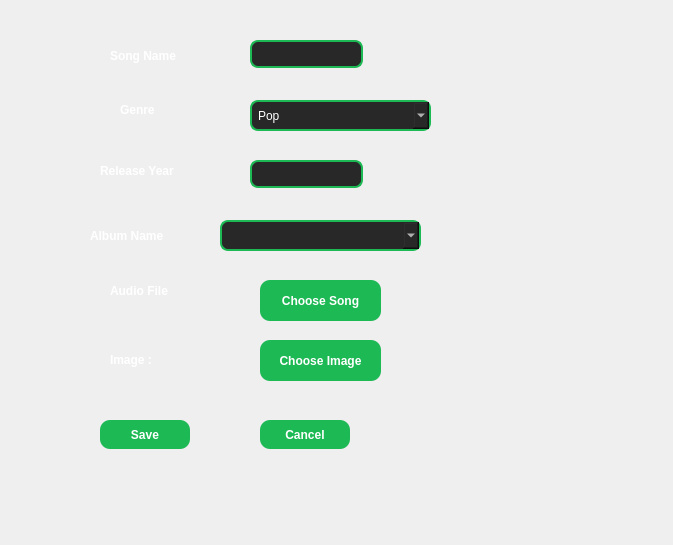
<?xml version="1.0" encoding="UTF-8"?>
<ui version="4.0">
 <class>addSongWindow</class>
 <widget class="QWidget" name="addSongWindow">
  <property name="geometry">
   <rect>
    <x>0</x>
    <y>0</y>
    <width>673</width>
    <height>545</height>
   </rect>
  </property>
  <property name="windowTitle">
   <string>Form</string>
  </property>
  <property name="styleSheet">
   <string notr="true">QLineEdit{
    background:#282828;
    border:2px solid #1DB954;
    border-radius:8px;
    color:white;
    padding:6px;
} QLabel{
    color:white;
    font-weight:bold;
}  QPushButton{
    background-color:#1DB954;
    color:white;
    border:none;
    border-radius:10px;
    padding:8px;
    font-weight:bold;
}

QPushButton:hover{
    background:#1ED760;
}

QPushButton:pressed{
    background:#169C46;
}
QComboBox{
    background:#282828;
    color:white;
    border:2px solid #1DB954;
    border-radius:8px;
    padding:6px;
} QListWidget{
    background:#181818;
    border:2px solid #1DB954;
    border-radius:8px;
    color:white;
}

QListWidget::item{
    padding:8px;
}

QListWidget::item:selected{
    background:#1DB954;
}</string>
  </property>
  <widget class="QLabel" name="label">
   <property name="geometry">
    <rect>
     <x>110</x>
     <y>30</y>
     <width>121</width>
     <height>51</height>
    </rect>
   </property>
   <property name="text">
    <string>Song Name</string>
   </property>
  </widget>
  <widget class="QLineEdit" name="lineEdit">
   <property name="geometry">
    <rect>
     <x>250</x>
     <y>40</y>
     <width>113</width>
     <height>28</height>
    </rect>
   </property>
  </widget>
  <widget class="QLabel" name="label_2">
   <property name="geometry">
    <rect>
     <x>120</x>
     <y>100</y>
     <width>63</width>
     <height>20</height>
    </rect>
   </property>
   <property name="text">
    <string>Genre</string>
   </property>
  </widget>
  <widget class="QLabel" name="label_3">
   <property name="geometry">
    <rect>
     <x>100</x>
     <y>160</y>
     <width>101</width>
     <height>21</height>
    </rect>
   </property>
   <property name="text">
    <string>Release Year</string>
   </property>
  </widget>
  <widget class="QLineEdit" name="lineEdit_3">
   <property name="geometry">
    <rect>
     <x>250</x>
     <y>160</y>
     <width>113</width>
     <height>28</height>
    </rect>
   </property>
  </widget>
  <widget class="QLabel" name="label_4">
   <property name="geometry">
    <rect>
     <x>110</x>
     <y>280</y>
     <width>91</width>
     <height>21</height>
    </rect>
   </property>
   <property name="text">
    <string>Audio File</string>
   </property>
  </widget>
  <widget class="QLabel" name="label_5">
   <property name="geometry">
    <rect>
     <x>110</x>
     <y>350</y>
     <width>63</width>
     <height>20</height>
    </rect>
   </property>
   <property name="text">
    <string>Image :</string>
   </property>
  </widget>
  <widget class="QPushButton" name="pushButton">
   <property name="geometry">
    <rect>
     <x>260</x>
     <y>280</y>
     <width>121</width>
     <height>41</height>
    </rect>
   </property>
   <property name="text">
    <string>Choose Song</string>
   </property>
  </widget>
  <widget class="QPushButton" name="pushButton_2">
   <property name="geometry">
    <rect>
     <x>260</x>
     <y>340</y>
     <width>121</width>
     <height>41</height>
    </rect>
   </property>
   <property name="text">
    <string>Choose Image</string>
   </property>
  </widget>
  <widget class="QPushButton" name="pushButton_3">
   <property name="geometry">
    <rect>
     <x>100</x>
     <y>420</y>
     <width>90</width>
     <height>29</height>
    </rect>
   </property>
   <property name="text">
    <string>Save</string>
   </property>
  </widget>
  <widget class="QPushButton" name="pushButton_4">
   <property name="geometry">
    <rect>
     <x>260</x>
     <y>420</y>
     <width>90</width>
     <height>29</height>
    </rect>
   </property>
   <property name="text">
    <string>Cancel</string>
   </property>
  </widget>
  <widget class="QComboBox" name="comboBox">
   <property name="geometry">
    <rect>
     <x>220</x>
     <y>220</y>
     <width>201</width>
     <height>31</height>
    </rect>
   </property>
  </widget>
  <widget class="QLabel" name="label_6">
   <property name="geometry">
    <rect>
     <x>90</x>
     <y>220</y>
     <width>101</width>
     <height>31</height>
    </rect>
   </property>
   <property name="text">
    <string>Album Name</string>
   </property>
  </widget>
  <widget class="QComboBox" name="comboBox_2">
   <property name="geometry">
    <rect>
     <x>250</x>
     <y>100</y>
     <width>181</width>
     <height>31</height>
    </rect>
   </property>
   <item>
    <property name="text">
     <string>Pop</string>
    </property>
   </item>
   <item>
    <property name="text">
     <string>Rock</string>
    </property>
   </item>
   <item>
    <property name="text">
     <string>Rap</string>
    </property>
   </item>
   <item>
    <property name="text">
     <string>Hip Hop</string>
    </property>
   </item>
   <item>
    <property name="text">
     <string>Jazz</string>
    </property>
   </item>
   <item>
    <property name="text">
     <string>Classical</string>
    </property>
   </item>
   <item>
    <property name="text">
     <string>Metal</string>
    </property>
   </item>
   <item>
    <property name="text">
     <string>Country</string>
    </property>
   </item>
   <item>
    <property name="text">
     <string>Electoronic</string>
    </property>
   </item>
   <item>
    <property name="text">
     <string/>
    </property>
   </item>
  </widget>
 </widget>
 <resources/>
 <connections/>
</ui>
